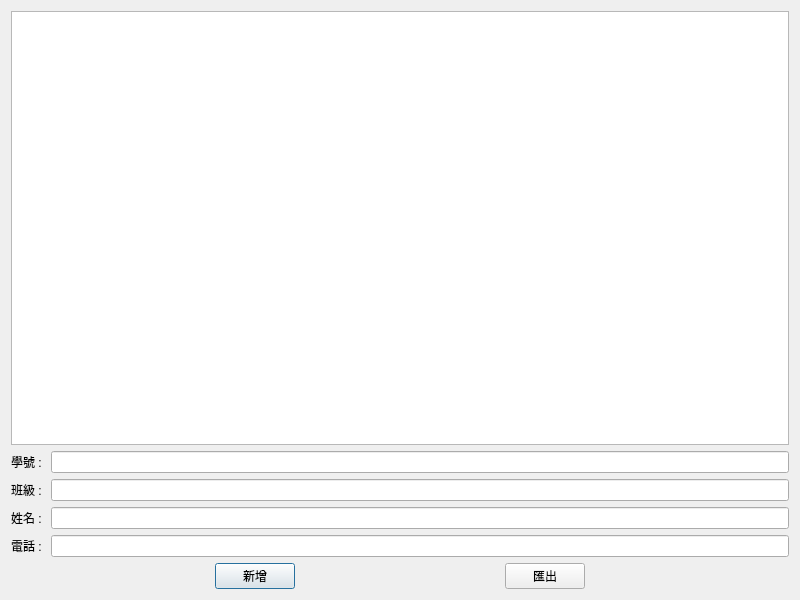
<?xml version="1.0" encoding="UTF-8"?>
<ui version="4.0">
 <class>ContactBook</class>
 <widget class="QDialog" name="ContactBook">
  <property name="geometry">
   <rect>
    <x>0</x>
    <y>0</y>
    <width>800</width>
    <height>600</height>
   </rect>
  </property>
  <property name="windowTitle">
   <string>ContactBook</string>
  </property>
  <layout class="QVBoxLayout" name="verticalLayout">
   <item>
    <widget class="QTableWidget" name="tableWidget"/>
   </item>
   <item>
    <layout class="QFormLayout" name="formLayout">
     <item row="0" column="0">
      <widget class="QLabel" name="label">
       <property name="text">
        <string>學號 : </string>
       </property>
      </widget>
     </item>
     <item row="0" column="1">
      <widget class="QLineEdit" name="lineEdit"/>
     </item>
     <item row="1" column="0">
      <widget class="QLabel" name="label_2">
       <property name="text">
        <string>班級 : </string>
       </property>
      </widget>
     </item>
     <item row="1" column="1">
      <widget class="QLineEdit" name="lineEdit_2"/>
     </item>
     <item row="2" column="0">
      <widget class="QLabel" name="label_3">
       <property name="text">
        <string>姓名 : </string>
       </property>
      </widget>
     </item>
     <item row="2" column="1">
      <widget class="QLineEdit" name="lineEdit_3"/>
     </item>
     <item row="3" column="0">
      <widget class="QLabel" name="label_4">
       <property name="text">
        <string>電話 : </string>
       </property>
      </widget>
     </item>
     <item row="3" column="1">
      <widget class="QLineEdit" name="lineEdit_4"/>
     </item>
    </layout>
   </item>
   <item>
    <layout class="QHBoxLayout" name="horizontalLayout">
     <item>
      <spacer name="horizontalSpacer_2">
       <property name="orientation">
        <enum>Qt::Orientation::Horizontal</enum>
       </property>
       <property name="sizeHint" stdset="0">
        <size>
         <width>40</width>
         <height>20</height>
        </size>
       </property>
      </spacer>
     </item>
     <item>
      <widget class="QPushButton" name="pushButton">
       <property name="text">
        <string>新增</string>
       </property>
      </widget>
     </item>
     <item>
      <spacer name="horizontalSpacer">
       <property name="orientation">
        <enum>Qt::Orientation::Horizontal</enum>
       </property>
       <property name="sizeHint" stdset="0">
        <size>
         <width>40</width>
         <height>20</height>
        </size>
       </property>
      </spacer>
     </item>
     <item>
      <widget class="QPushButton" name="pushButton_2">
       <property name="text">
        <string>匯出</string>
       </property>
      </widget>
     </item>
     <item>
      <spacer name="horizontalSpacer_3">
       <property name="orientation">
        <enum>Qt::Orientation::Horizontal</enum>
       </property>
       <property name="sizeHint" stdset="0">
        <size>
         <width>40</width>
         <height>20</height>
        </size>
       </property>
      </spacer>
     </item>
    </layout>
   </item>
  </layout>
 </widget>
 <resources/>
 <connections/>
</ui>
